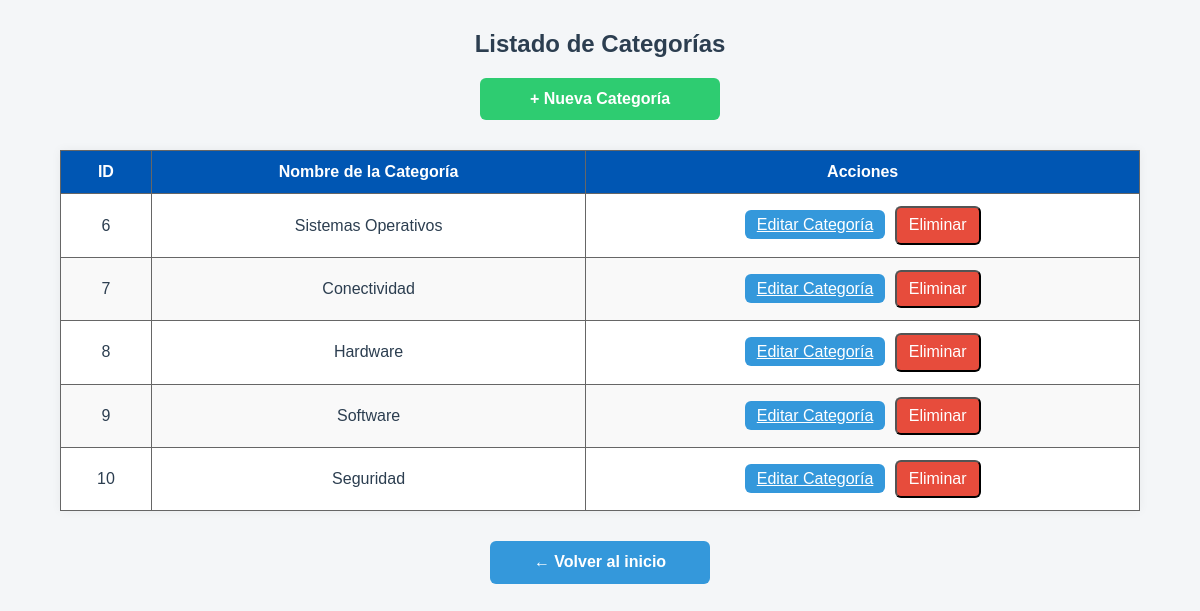
Screenshot of /listarCategoria.php with the database file from the repository.
### tables this page shows
CREATE TABLE `categorias` (
  `id` int(11) NOT NULL,
  `nombre` varchar(200) NOT NULL
);

### Model/categoria.class.php (called while the page is built, shortened)
<?php
class Categoria {
    public static function obtenerTodxs() {
        $conexion = Database::getInstance()->getConnection();
        $sql = "SELECT * FROM categorias";
        $stmt = $conexion->query($sql);
        return $stmt->fetchAll(PDO::FETCH_ASSOC);
    }
}
?>

### listarCategoria.php (the view, shortened to what this page needs)
<?php
require_once(__DIR__ . "/Model/categoria.class.php");
$categorias = Categoria::obtenerTodxs();
?>
<!DOCTYPE html>
<html lang="es">
<head>
    <link rel="stylesheet" href="css/Formlistar.css">
</head>
<body>
    <h2>Listado de Categorías</h2>
    <a class="agregar-btn" href="formAltaCategoria.php">+ Nueva Categoría</a>
    <table>
        <thead>
            <tr>
                <th>ID</th>
                <th>Nombre de la Categoría</th>
                <th>Acciones</th>
            </tr>
        </thead>
        <tbody>
            <?php if (count($categorias) > 0): ?>
                <?php foreach ($categorias as $categoria): ?>
                    <tr>
                        <td><?= htmlspecialchars($categoria['id']) ?></td>
                        <td><?= htmlspecialchars($categoria['nombre']) ?></td>
                        <td>
                           <a href="formEditarCategoria.php?id=<?= htmlspecialchars($categoria['id']) ?>" class="editar">Editar Categoría</a>
                            <form action="Controller/categoria.controller.php" method="POST" style="display:inline;" onsubmit="return confirm('¿Seguro que querés eliminar esta categoría?');">
                                <button type="submit" class="eliminar">Eliminar</button>
                            </form>
                        </td>
                    </tr>
                <?php endforeach; ?>
            <?php else: ?>
                <tr><td colspan="3">No hay categorías registradas.</td></tr>
            <?php endif; ?>
        </tbody>
    </table>
    <a class="volver-btn" href="index.php">← Volver al inicio</a>
</body>
</html>

### css/Formlistar.css (style rules this page uses)
body { font-family: Arial, sans-serif; background-color: #f4f6f8; margin: 0; padding: 0; font-size: 16px; color: #2c3e50; }
h2 { text-align: center; margin-top: 30px; color: #2c3e50; }
table { border-collapse: collapse; width: 90%; margin: 30px auto; background-color: #ffffff; box-shadow: 0 0 10px rgba(0,0,0,0.05); }
th, td { border: 1px solid #666; padding: 12px; text-align: center; font-size: 1rem; }
th { background-color: #0056b3; color: #ffffff; }
tr:nth-child(even) { background-color: #f9f9f9; }
button, .agregar-btn, .volver-btn, a.editar { font-size: 1rem; line-height: 1.4; border-radius: 6px; transition: background-color 0.3s ease, outline 0.2s ease; }
.agregar-btn { display: block; width: 220px; margin: 20px auto; padding: 10px; text-align: center; background-color: #2ecc71; color: #ffffff; text-decoration: none; font-weight: bold; }
button.editar, a.editar { background-color: #3498db; color: #ffffff; padding: 6px 12px; margin-right: 5px; }
button.eliminar { background-color: #e74c3c; color: #ffffff; padding: 6px 12px; }
.volver-btn { display: block; width: 200px; margin: 20px auto; padding: 10px; text-align: center; background-color: #3498db; color: #ffffff; text-decoration: none; font-weight: bold; }

### rows the page displays
categorias: id "6", nombre "Sistemas Operativos"
categorias: id "7", nombre "Conectividad"
categorias: id "8", nombre "Hardware"
categorias: id "9", nombre "Software"
categorias: id "10", nombre "Seguridad"
